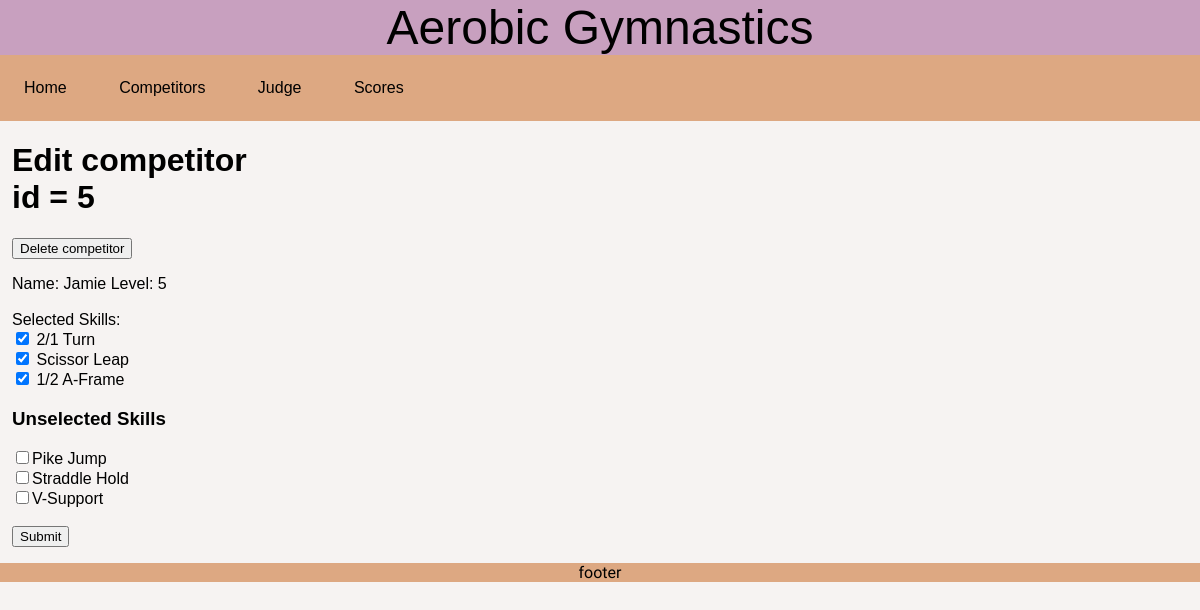
The page /competitor/edit/Jamie on the database its author committed.
### tables this page shows
CREATE TABLE Competitor (id INTEGER PRIMARY KEY UNIQUE, name STRING, last_name STRING, level NOT NULL, score DEFAULT (0), difficulty DECIMAL, artistic DECIMAL, execution DECIMAL);

CREATE TABLE Skill (id INTEGER PRIMARY KEY, name STRING UNIQUE, difficulty DECIMAL (3));

### Main.py (the view)
@app.route("/competitor/edit/<string:competitor_name>")
def edit_competitor(competitor_name):
   connection = sqlite3.connect('aerobicgymnastics.db')
   cursor = connection.cursor()
   cursor.execute(f"SELECT id, name, level FROM Competitor WHERE name='{competitor_name}';")
   competitor = cursor.fetchone()
   cursor.execute(f"SELECT name FROM Skill WHERE id IN (SELECT sid FROM SkillList WHERE cid = (SELECT id FROM Competitor WHERE name = '{competitor_name}'));")
   selected_skills = cursor.fetchall()
   cursor.execute("SELECT name FROM Skill")
   all_skills=cursor.fetchall()
   unselected_skills=[]
   selected_skills = list(selected_skills)
   '''test = []
   for item in selected_skills:
      print(item)
      test.append(item)
      print(test)'''
   all_skills = list(all_skills)
   for item in all_skills:
      if item not in selected_skills:
         unselected_skills.append(item)
         '''
   for item in all_skills:
      for i in all_skills:
         if item == i:
            all_skills.remove(i)'''
   unselected_skills = tuple(unselected_skills)
   connection.close()
   session['x'] = "delete"
   return render_template("edit_competitor.html", selected_skills=selected_skills, competitor=competitor, unselected_skills=unselected_skills)

### templates/edit_competitor.html (shortened to what this page needs)
{% extends "layout.html" %}
{% block content %}
<h1>Edit competitor <br>id = {{ competitor[0] }}</h1>
<form action="/competitor" method="post">
    <button method="post" name="delete" value="{{ competitor[0] }}"> Delete competitor</button>
</form>
<p>
    <form method="post", action="/competitor/{{ competitor[1] }}">
        Name: {{ competitor[1] }}
        Level: {{ competitor[2] }}
            <br><br>
        Selected Skills: <br>
        {% for item in selected_skills %}
            <input type="checkbox" checked value="{{ item[0] }}" name="selected_skills"> {{ item[0] }} <br>
        {% endfor %}
        <h3>Unselected Skills</h3>
        {% for item in unselected_skills %}
            <input type="checkbox" value="{{ item[0] }}" name="unselected_skills">{{ item [0] }}
            <br>
        {% endfor %}
        <br><input type="submit" value="Submit" id="edit_skills">
    </form>
    </p>
{% endblock content %}

### static/style.css (style rules this page uses)
body { background-color: #F6F3F2; margin: 0; }
p { font-family: Didact Gothic; }
* { box-sizing: border-box }
body { font-family: Verdana, sans-serif; margin:0 }

### rows shown on the page
Competitor: id "5", name "Jamie", level "5"
Skill: name "2/1 Turn"
Skill: name "Scissor Leap"
Skill: name "1/2 A-Frame"
Skill: name "Pike Jump"
Skill: name "Straddle Hold"
Skill: name "V-Support"
